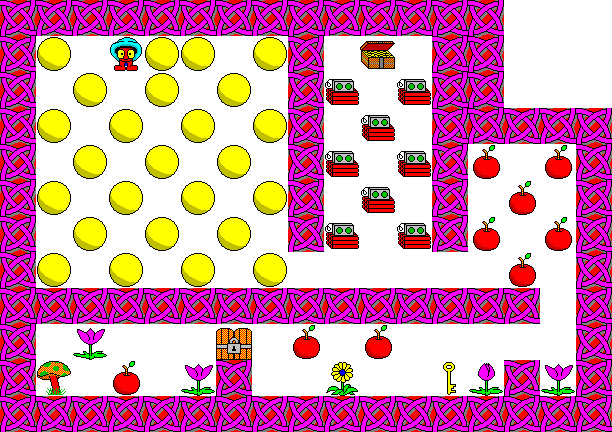

Tiled map render using the project's own tile images. Description and the map definition, with tile-layer contents summarised, below:
An orthogonal 17x12 tile map with 36x36 px tiles, 2 tile layers (ground, hazard).

<map version="1.0" orientation="orthogonal" width="17" height="12" tilewidth="36" tileheight="36">
 <tileset firstgid="1" name="tileset" tilewidth="36" tileheight="36">
  <image source="tileset.png" width="256" height="256" />
 </tileset>
 <layer name="ground" width="17" height="12">
  <data>[204 cells, 204 non-empty, 1 distinct tile ids]</data>
 </layer>
 <layer name="hazard" width="17" height="12">
  <data>[204 cells, 134 non-empty, 12 distinct tile ids]</data>
 </layer>
</map>